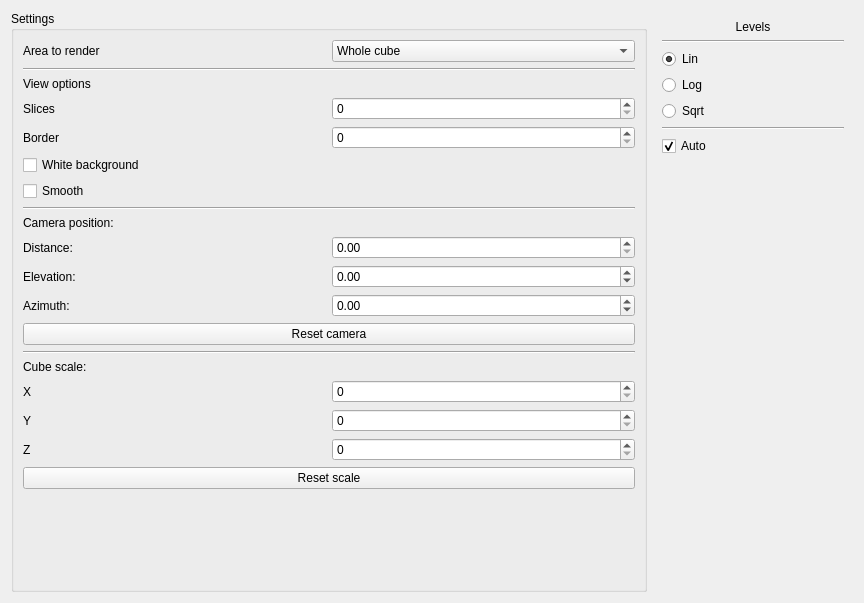
<?xml version="1.0" encoding="UTF-8"?>
<ui version="4.0">
 <class>CubeView</class>
 <widget class="QWidget" name="CubeView">
  <property name="geometry">
   <rect>
    <x>0</x>
    <y>0</y>
    <width>864</width>
    <height>603</height>
   </rect>
  </property>
  <property name="windowTitle">
   <string>3D Cube View</string>
  </property>
  <layout class="QVBoxLayout" name="v_layout" stretch="0">
   <item>
    <layout class="QHBoxLayout" name="h_layout">
     <item>
      <widget class="QGroupBox" name="groupBox">
       <property name="title">
        <string>Settings</string>
       </property>
       <layout class="QGridLayout" name="gridLayout">
        <item row="4" column="1">
         <widget class="QSpinBox" name="sp_borders"/>
        </item>
        <item row="4" column="0">
         <widget class="QLabel" name="label_5">
          <property name="text">
           <string>Border</string>
          </property>
         </widget>
        </item>
        <item row="6" column="0">
         <widget class="QCheckBox" name="chk_smooth">
          <property name="text">
           <string>Smooth</string>
          </property>
         </widget>
        </item>
        <item row="5" column="0">
         <widget class="QCheckBox" name="chk_white_bck">
          <property name="text">
           <string>White background</string>
          </property>
         </widget>
        </item>
        <item row="1" column="0" colspan="2">
         <widget class="Line" name="line_3">
          <property name="orientation">
           <enum>Qt::Horizontal</enum>
          </property>
         </widget>
        </item>
        <item row="0" column="1">
         <widget class="QComboBox" name="cmb_area">
          <item>
           <property name="text">
            <string>Whole cube</string>
           </property>
          </item>
         </widget>
        </item>
        <item row="3" column="1">
         <widget class="QSpinBox" name="sp_slices"/>
        </item>
        <item row="0" column="0">
         <widget class="QLabel" name="label_2">
          <property name="text">
           <string>Area to render</string>
          </property>
         </widget>
        </item>
        <item row="3" column="0">
         <widget class="QLabel" name="label_4">
          <property name="text">
           <string>Slices</string>
          </property>
         </widget>
        </item>
        <item row="2" column="0" colspan="2">
         <widget class="QLabel" name="label_3">
          <property name="text">
           <string>View options</string>
          </property>
         </widget>
        </item>
        <item row="9" column="0">
         <widget class="QLabel" name="label_7">
          <property name="text">
           <string>Distance:</string>
          </property>
         </widget>
        </item>
        <item row="10" column="0">
         <widget class="QLabel" name="label_8">
          <property name="text">
           <string>Elevation:</string>
          </property>
         </widget>
        </item>
        <item row="11" column="0">
         <widget class="QLabel" name="label_9">
          <property name="text">
           <string>Azimuth:</string>
          </property>
         </widget>
        </item>
        <item row="9" column="1">
         <widget class="QDoubleSpinBox" name="sp_cam_distance">
          <property name="maximum">
           <double>100000.000000000000000</double>
          </property>
         </widget>
        </item>
        <item row="7" column="0" colspan="2">
         <widget class="Line" name="line_4">
          <property name="orientation">
           <enum>Qt::Horizontal</enum>
          </property>
         </widget>
        </item>
        <item row="8" column="0">
         <widget class="QLabel" name="label_6">
          <property name="text">
           <string>Camera position:</string>
          </property>
         </widget>
        </item>
        <item row="18" column="0" colspan="2">
         <widget class="QPushButton" name="cmd_reset_scale">
          <property name="text">
           <string>Reset scale</string>
          </property>
         </widget>
        </item>
        <item row="12" column="0" colspan="2">
         <widget class="QPushButton" name="cmd_reset_camera">
          <property name="text">
           <string>Reset camera</string>
          </property>
         </widget>
        </item>
        <item row="10" column="1">
         <widget class="QDoubleSpinBox" name="sp_cam_elevation">
          <property name="minimum">
           <double>-180.000000000000000</double>
          </property>
          <property name="maximum">
           <double>180.000000000000000</double>
          </property>
         </widget>
        </item>
        <item row="11" column="1">
         <widget class="QDoubleSpinBox" name="sp_cam_azimuth">
          <property name="minimum">
           <double>-360.000000000000000</double>
          </property>
          <property name="maximum">
           <double>360.000000000000000</double>
          </property>
         </widget>
        </item>
        <item row="14" column="0">
         <widget class="QLabel" name="label_10">
          <property name="text">
           <string>Cube scale:</string>
          </property>
         </widget>
        </item>
        <item row="13" column="0" colspan="2">
         <widget class="Line" name="line_6">
          <property name="orientation">
           <enum>Qt::Horizontal</enum>
          </property>
         </widget>
        </item>
        <item row="15" column="1">
         <widget class="QSpinBox" name="sp_x_scale">
          <property name="maximum">
           <number>20</number>
          </property>
         </widget>
        </item>
        <item row="17" column="1">
         <widget class="QSpinBox" name="sp_z_scale">
          <property name="maximum">
           <number>20</number>
          </property>
         </widget>
        </item>
        <item row="17" column="0">
         <widget class="QLabel" name="z_label">
          <property name="text">
           <string>Z</string>
          </property>
         </widget>
        </item>
        <item row="16" column="0">
         <widget class="QLabel" name="y_label">
          <property name="text">
           <string>Y</string>
          </property>
         </widget>
        </item>
        <item row="15" column="0">
         <widget class="QLabel" name="x_label">
          <property name="text">
           <string>X</string>
          </property>
         </widget>
        </item>
        <item row="16" column="1">
         <widget class="QSpinBox" name="sp_y_scale">
          <property name="maximum">
           <number>20</number>
          </property>
         </widget>
        </item>
        <item row="19" column="0">
         <spacer name="verticalSpacer">
          <property name="orientation">
           <enum>Qt::Vertical</enum>
          </property>
          <property name="sizeHint" stdset="0">
           <size>
            <width>20</width>
            <height>40</height>
           </size>
          </property>
         </spacer>
        </item>
       </layout>
      </widget>
     </item>
     <item>
      <widget class="QFrame" name="fr_hist">
       <property name="minimumSize">
        <size>
         <width>150</width>
         <height>0</height>
        </size>
       </property>
       <property name="maximumSize">
        <size>
         <width>200</width>
         <height>16777215</height>
        </size>
       </property>
       <layout class="QVBoxLayout" name="hist_layout" stretch="0,0,0,0,0,0,0,1">
        <item>
         <widget class="QLabel" name="label">
          <property name="text">
           <string>Levels</string>
          </property>
          <property name="alignment">
           <set>Qt::AlignCenter</set>
          </property>
         </widget>
        </item>
        <item>
         <widget class="Line" name="line_2">
          <property name="orientation">
           <enum>Qt::Horizontal</enum>
          </property>
         </widget>
        </item>
        <item>
         <widget class="QRadioButton" name="rb_lin_levels">
          <property name="text">
           <string>Lin</string>
          </property>
          <property name="checked">
           <bool>true</bool>
          </property>
          <attribute name="buttonGroup">
           <string notr="true">bg_lev_mode</string>
          </attribute>
         </widget>
        </item>
        <item>
         <widget class="QRadioButton" name="rb_log_levels">
          <property name="text">
           <string>Log</string>
          </property>
          <attribute name="buttonGroup">
           <string notr="true">bg_lev_mode</string>
          </attribute>
         </widget>
        </item>
        <item>
         <widget class="QRadioButton" name="rb_sqrt_levels">
          <property name="text">
           <string>Sqrt</string>
          </property>
          <attribute name="buttonGroup">
           <string notr="true">bg_lev_mode</string>
          </attribute>
         </widget>
        </item>
        <item>
         <widget class="Line" name="line">
          <property name="orientation">
           <enum>Qt::Horizontal</enum>
          </property>
         </widget>
        </item>
        <item>
         <widget class="QCheckBox" name="chk_auto_levels">
          <property name="text">
           <string>Auto</string>
          </property>
          <property name="checked">
           <bool>true</bool>
          </property>
         </widget>
        </item>
        <item>
         <widget class="HistogramLUTWidget" name="hist" native="true"/>
        </item>
       </layout>
      </widget>
     </item>
    </layout>
   </item>
  </layout>
 </widget>
 <customwidgets>
  <customwidget>
   <class>HistogramLUTWidget</class>
   <extends>QWidget</extends>
   <header>pyqtgraph</header>
   <container>1</container>
  </customwidget>
 </customwidgets>
 <resources/>
 <connections/>
 <buttongroups>
  <buttongroup name="bg_lev_mode"/>
 </buttongroups>
</ui>
